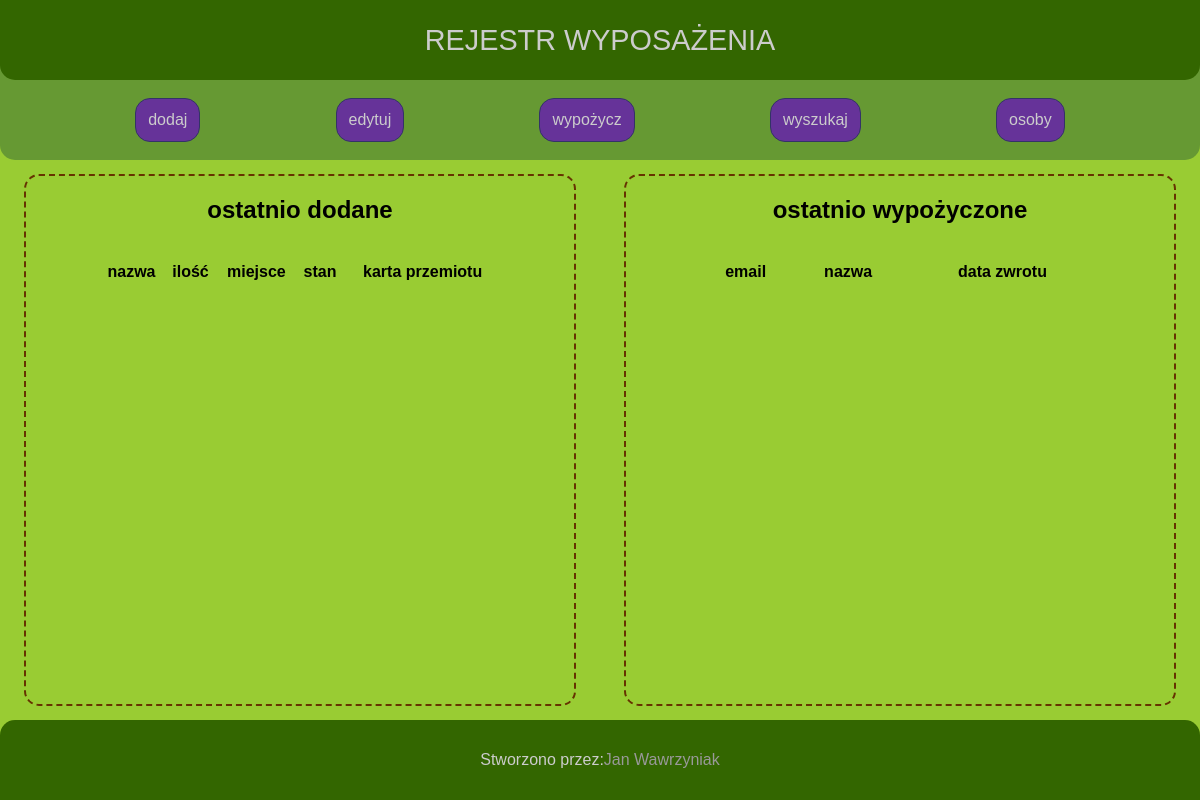
Before: / with the older database file.
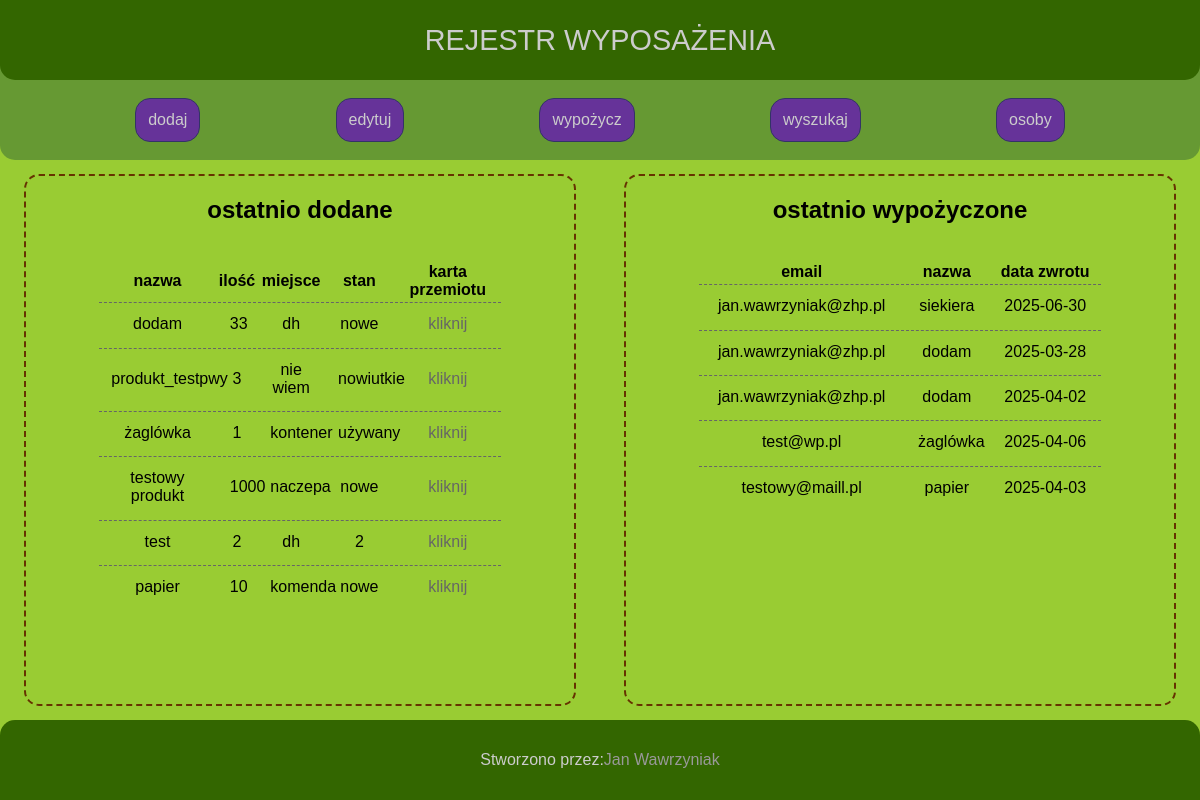
After: the same page with the newer database file.
### tables this page shows
CREATE TABLE `rzecz` (
  `id` int(10) UNSIGNED NOT NULL,
  `nazwa` tinytext NOT NULL,
  `ilosc` smallint(6) DEFAULT 1,
  `faktura_id` int(10) UNSIGNED DEFAULT NULL,
  `miejsce` tinytext NOT NULL,
  `stan` tinytext DEFAULT NULL,
  `srodek_trwaly` tinyint(1) DEFAULT 0
);

CREATE TABLE `wypozyczenia` (
  `email` varchar(127) DEFAULT NULL,
  `id_rzeczy` int(10) UNSIGNED DEFAULT NULL,
  `data_wypozyczenia` date NOT NULL,
  `data_zwrotu` date DEFAULT NULL
);

### operations/database.php (called while the page is built, shortened)
<?php
class baza_operacje
{
    private $servername = 'localhost';
    private $username = 'root';
    private $password = '';
    private $dbname = 'rejestr_wyposazenia';
    private $db;
    private function otworz_polaczenie()
    {
        $this->db = new mysqli($this->servername, $this->username, $this->password, $this->dbname);
    }
    public function ostatnie_dodania()
    {
        $query = 'SELECT id, nazwa, ilosc, faktura_id, miejsce, stan, srodek_trwaly FROM rzecz ORDER BY id DESC LIMIT 6';
        $result = $this->db->query($query);
        $ostatnie = [];
        if($result->num_rows > 0)
        {
            while ($row = $result->fetch_assoc())
            {
                $data = [];
                $data['id'] = $row['id'];
                $data['nazwa'] = $row['nazwa'];
                $data['ilosc'] = $row['ilosc'];
                $data['faktura'] = $row['faktura_id'];
                $data['miejsce'] = $row['miejsce'];
                $data['stan'] = $row['stan'];
                $data['srodek_trwaly'] = $row['srodek_trwaly'];
                $ostatnie[] = $data;
            }
        }
        return $ostatnie;
    }
    public function ostatnie_wypozyczenia()
    {
        $query = 'SELECT wypozyczenia.email, rzecz.nazwa, wypozyczenia.data_zwrotu FROM wypozyczenia, rzecz WHERE rzecz.id = wypozyczenia.id_rzeczy ORDER BY wypozyczenia.data_wypozyczenia ASC LIMIT 6';
        $result = $this->db->query($query);
        $ostatnie = [];
        if($result->num_rows > 0)
        {
            while ($row = $result->fetch_assoc())
            {
                $data = [];
                $data['email'] = $row['email'];
                $data['nazwa'] = $row['nazwa'];
                $data['zwrot'] = $row['data_zwrotu'];
                $ostatnie[] = $data;
            }
        }
        return $ostatnie;
    }
}
?>

### index.php (the view, shortened to what this page needs)
<!DOCTYPE html>
<html lang="pl">
<head>
    <link rel="stylesheet" href="style.css">
</head>
<body>
    <nav>
        <header>
            <a href="index.php">REJESTR WYPOSAŻENIA</a>
        </header>
        <div>
            <div><a href="app/dodaj.php">dodaj</a></div>
            <div><a href="app/edytuj.php">edytuj</a></div>
            <div><a href="app/wypozycz.php">wypożycz</a></div>
            <div><a href="app/wyszukaj.php">wyszukaj</a></div>
            <div><a href="app/osoba.php">osoby</a></div>
        </div>
    </nav>
    <main>
        <div>
            <h2>ostatnio dodane</h2>
            <table>
                <tr>
                    <th>nazwa</th>
                    <th>ilość</th>
                    <th>miejsce</th>
                    <th>stan</th>
                    <th>karta przemiotu</th>
                </tr>
                <?php
                    require_once 'operations/database.php';
                    $baza = new baza_operacje;
                    $dodania = $baza->ostatnie_dodania();
                    foreach ($dodania as $k => $dane) {
                        $id = $dane['id'];
                        $nazwa = $dane['nazwa'];
                        $ilosc = $dane['ilosc'];
                        $miejsce = $dane['miejsce'];
                        $stan = $dane['stan'];
                        echo "<tr><td>$nazwa</td><td>$ilosc</td><td>$miejsce</td><td>$stan</td><td><a href='karta_przedmiotu.php?id=$id'>kliknij</a></td></tr>";
                    }
                ?>
            </table>
        </div>
        <div>
            <h2>ostatnio wypożyczone</h2>
            <table>
                <tr>
                    <th>email</th>
                    <th>nazwa</th>
                    <th>data zwrotu</th>
                </tr>
                <?php
                    $wypozyczenia = $baza->ostatnie_wypozyczenia();
                    foreach ($wypozyczenia as $k => $dane) {
                        $email = $dane['email'];
                        $nazwa = $dane['nazwa'];
                        $zwrot = $dane['zwrot'];
                        echo "<tr><td>$email</td><td>$nazwa</td><td>$zwrot</td></tr>";
                    }
                ?>
            </table>
        </div>
    </main>
    <footer>
        Stworzono przez: <a href="mailto:jan.wawrzyniak@zhp.pl"> Jan Wawrzyniak</a>
    </footer>
</body>
</html>

### style.css (style rules this page uses)
body { margin: 0px; padding: 0px; background-color: #9c3; width: 100%; height: 100dvh; display: flex; justify-content: center; align-items: center; flex-direction: column; font-family: Helvetica, sans-serif; }
header { width: 100%; height: 10dvh; display: flex; align-items: center; justify-content: center; background-color: #336600; color: #ccc; font-size: 180%; border-bottom-right-radius: 15px; border-bottom-left-radius: 15px; }
header > a { text-decoration: none; color: #ccc; }
nav { width: 100%; height: 20dvh; display: flex; flex-direction: column; background-color: #693; border-bottom-right-radius: 15px; border-bottom-left-radius: 15px; position: fixed; top: 0; left: 0; }
nav > div { height: 10vh; width: 100%; display: flex; justify-content: space-evenly; align-items: center; }
nav > div > div { border: 1px solid #336; padding: 1%; background-color: #639; border-radius: 15px; }
nav > div > div > a { text-decoration: none; color: #ccc }
main { width: 100%; height: 70dvh; margin-top: 20dvh; margin-bottom: 10dvh; }
@media (min-width:601px) { main { display: flex; justify-content: center; align-items: center; } }
@media (min-width:601px) { main > div { width: 50%; height: 66dvh; display: flex; flex-flow: column nowrap; align-items: center; } }
@media (min-width:601px) { main > div > table { width: 80%; } }
@media (min-width:601px) { main > div > table, td, tr { padding: 3%; } }
table { text-align: center; overflow: auto; }
tr, td { border-top: 1px dashed #666; border-collapse: collapse; }
main > div { border: 2px dashed #630; border-radius: 15px; margin: 2%; }
td > a { text-decoration: none; color: #666; }
footer { width: 100%; height: 10dvh; background-color: #336600; display: flex; justify-content: center; align-items: center; color: #ccc; border-top-left-radius: 15px; border-top-right-radius: 15px; position: fixed; bottom: 0; left: 0; }
footer > a { text-decoration: none; color: #999; }

Changed rows visible on the page:
added rzecz: nazwa "dodam", ilosc "33", miejsce "dh", stan "nowe"
added rzecz: nazwa "produkt_testpwy", ilosc "3", miejsce "nie wiem", stan "nowiutkie"
added rzecz: nazwa "żaglówka", ilosc "1", miejsce "kontener", stan "używany"
added rzecz: nazwa "testowy produkt", ilosc "1000", miejsce "naczepa", stan "nowe"
added rzecz: nazwa "test", ilosc "2", miejsce "dh", stan "2"
added rzecz: nazwa "papier", ilosc "10", miejsce "komenda", stan "nowe"
added wypozyczenia: email "jan.wawrzyniak@zhp.pl", id_rzeczy.nazwa "siekiera", data_zwrotu "2025-06-30"
added wypozyczenia: email "jan.wawrzyniak@zhp.pl", id_rzeczy.nazwa "dodam", data_zwrotu "2025-03-28"
added wypozyczenia: email "jan.wawrzyniak@zhp.pl", id_rzeczy.nazwa "dodam", data_zwrotu "2025-04-02"
added wypozyczenia: email "test@wp.pl", id_rzeczy.nazwa "żaglówka", data_zwrotu "2025-04-06"
added wypozyczenia: email "testowy@maill.pl", id_rzeczy.nazwa "papier", data_zwrotu "2025-04-03"
